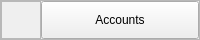
               <widget class="QFrame" name="frame_15">
                <property name="minimumSize">
                 <size>
                  <width>0</width>
                  <height>40</height>
                 </size>
                </property>
                <property name="maximumSize">
                 <size>
                  <width>16777215</width>
                  <height>40</height>
                 </size>
                </property>
                <property name="frameShape">
                 <enum>QFrame::StyledPanel</enum>
                </property>
                <property name="frameShadow">
                 <enum>QFrame::Raised</enum>
                </property>
                <layout class="QHBoxLayout" name="horizontalLayout_13">
                 <property name="spacing">
                  <number>0</number>
                 </property>
                 <property name="leftMargin">
                  <number>0</number>
                 </property>
                 <property name="topMargin">
                  <number>0</number>
                 </property>
                 <property name="rightMargin">
                  <number>0</number>
                 </property>
                 <property name="bottomMargin">
                  <number>0</number>
                 </property>
                 <item alignment="Qt::AlignLeft">
                  <widget class="QFrame" name="frame_28">
                   <property name="frameShape">
                    <enum>QFrame::StyledPanel</enum>
                   </property>
                   <property name="frameShadow">
                    <enum>QFrame::Raised</enum>
                   </property>
                   <layout class="QHBoxLayout" name="horizontalLayout_26">
                    <item>
                     <widget class="QLabel" name="accounts_logo">
                      <property name="minimumSize">
                       <size>
                        <width>20</width>
                        <height>20</height>
                       </size>
                      </property>
                      <property name="maximumSize">
                       <size>
                        <width>20</width>
                        <height>20</height>
                       </size>
                      </property>
                      <property name="text">
                       <string/>
                      </property>
                      <property name="pixmap">
                       <pixmap>../../../resources/icons/user.png</pixmap>
                      </property>
                      <property name="scaledContents">
                       <bool>true</bool>
                      </property>
                     </widget>
                    </item>
                   </layout>
                  </widget>
                 </item>
                 <item>
                  <widget class="QPushButton" name="accounts_pushButton">
                   <property name="sizePolicy">
                    <sizepolicy hsizetype="Expanding" vsizetype="Expanding">
                     <horstretch>0</horstretch>
                     <verstretch>0</verstretch>
                    </sizepolicy>
                   </property>
                   <property name="cursor">
                    <cursorShape>PointingHandCursor</cursorShape>
                   </property>
                   <property name="text">
                    <string>Accounts</string>
                   </property>
                  </widget>
                 </item>
                </layout>
               </widget>
